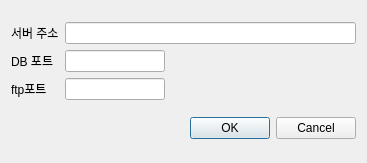
<?xml version="1.0" encoding="UTF-8"?>
<ui version="4.0">
 <class>Server_setting</class>
 <widget class="QDialog" name="Server_setting">
  <property name="geometry">
   <rect>
    <x>0</x>
    <y>0</y>
    <width>367</width>
    <height>163</height>
   </rect>
  </property>
  <property name="windowTitle">
   <string>Serverset</string>
  </property>
  <layout class="QGridLayout" name="gridLayout_2">
   <item row="0" column="0">
    <layout class="QGridLayout" name="gridLayout">
     <item row="1" column="0">
      <widget class="QLabel" name="label_2">
       <property name="text">
        <string>DB 포트</string>
       </property>
      </widget>
     </item>
     <item row="0" column="0">
      <widget class="QLabel" name="label">
       <property name="text">
        <string>서버 주소</string>
       </property>
      </widget>
     </item>
     <item row="0" column="1">
      <widget class="QLineEdit" name="LE_server_ip"/>
     </item>
     <item row="1" column="1">
      <widget class="QLineEdit" name="LE_server_dbport">
       <property name="maximumSize">
        <size>
         <width>100</width>
         <height>16777215</height>
        </size>
       </property>
      </widget>
     </item>
     <item row="2" column="0">
      <widget class="QLabel" name="label_3">
       <property name="text">
        <string>ftp포트</string>
       </property>
      </widget>
     </item>
     <item row="2" column="1">
      <widget class="QLineEdit" name="LE_server_ftpport">
       <property name="maximumSize">
        <size>
         <width>100</width>
         <height>16777215</height>
        </size>
       </property>
      </widget>
     </item>
    </layout>
   </item>
   <item row="1" column="0">
    <widget class="QDialogButtonBox" name="buttonBox">
     <property name="orientation">
      <enum>Qt::Horizontal</enum>
     </property>
     <property name="standardButtons">
      <set>QDialogButtonBox::Cancel|QDialogButtonBox::Ok</set>
     </property>
    </widget>
   </item>
  </layout>
 </widget>
 <resources/>
 <connections>
  <connection>
   <sender>buttonBox</sender>
   <signal>accepted()</signal>
   <receiver>Server_setting</receiver>
   <slot>accept()</slot>
   <hints>
    <hint type="sourcelabel">
     <x>248</x>
     <y>254</y>
    </hint>
    <hint type="destinationlabel">
     <x>157</x>
     <y>274</y>
    </hint>
   </hints>
  </connection>
  <connection>
   <sender>buttonBox</sender>
   <signal>rejected()</signal>
   <receiver>Server_setting</receiver>
   <slot>reject()</slot>
   <hints>
    <hint type="sourcelabel">
     <x>316</x>
     <y>260</y>
    </hint>
    <hint type="destinationlabel">
     <x>286</x>
     <y>274</y>
    </hint>
   </hints>
  </connection>
 </connections>
</ui>
